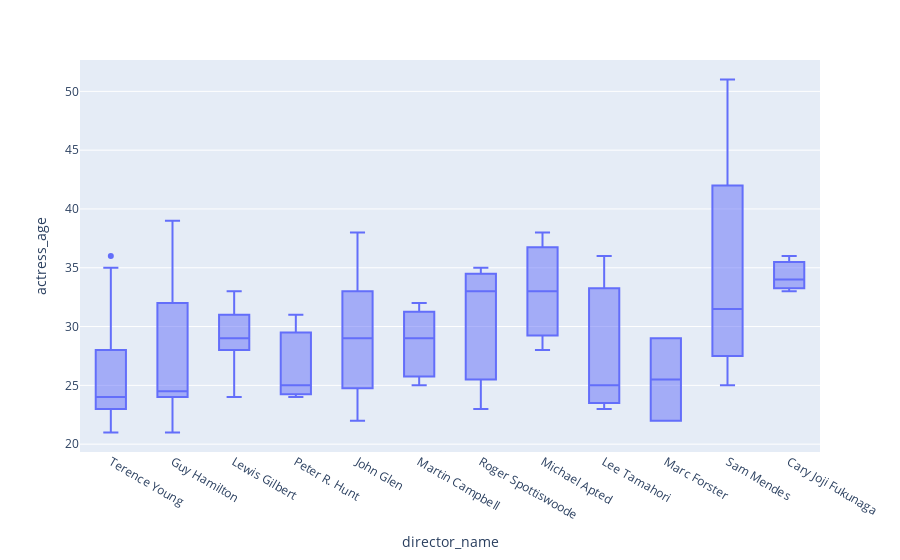

Write notebook code for a chart like this one.
### Code cell
fig=px.box(data,x='director_name',y='actress_age')
fig.show()

### Figure 1 — Plotly figure (JSON) as saved in the notebook; plotly's stock layout.template omitted (floating-point values rounded to 4 significant figures)
{"data": [{"alignmentgroup": "True", "hovertemplate": "director_name=%{x}<br>actress_age=%{y}<extra></extra>", "legendgroup": "", "marker": {"color": "#636efa"}, "name": "", "notched": false, "offsetgroup": "", "orientation": "v", "showlegend": false, "type": "box", "x": ["Terence Young", "Terence Young", "Terence Young", "Terence Young", "Terence Young", "Terence Young", "Guy Hamilton", "Guy Hamilton", "Guy Hamilton", "Guy Hamilton", "Guy Hamilton", "Terence Young", "Terence Young", "Terence Young", "Terence Young", "Lewis Gilbert", "Lewis Gilbert", "Lewis Gilbert", "Lewis Gilbert", "Peter R. Hunt", "Peter R. Hunt", "Peter R. Hunt", "Guy Hamilton", "Guy Hamilton", "Guy Hamilton", "Guy Hamilton", "Guy Hamilton", "Guy Hamilton", "Guy Hamilton", "Guy Hamilton", "John Glen", "Guy Hamilton", "Lewis Gilbert", "Lewis Gilbert", "Lewis Gilbert", "Lewis Gilbert", "Lewis Gilbert", "Lewis Gilbert", "John Glen", "John Glen", "John Glen", "John Glen", "John Glen", "John Glen", "John Glen", "John Glen", "John Glen", "John Glen", "Martin Campbell", "Martin Campbell", "Martin Campbell", "Roger Spottiswoode", "Roger Spottiswoode", "Roger Spottiswoode", "Michael Apted", "Michael Apted", "Michael Apted", "Lee Tamahori", "Lee Tamahori", "Lee Tamahori", "Martin Campbell", "Martin Campbell", "Marc Forster", "Marc Forster", "Sam Mendes", "Sam Mendes", "Sam Mendes", "Sam Mendes", "Cary Joji Fukunaga", "Cary Joji Fukunaga", "Cary Joji Fukunaga"], "x0": " ", "xaxis": "x", "y": [26, 36, 35, 21, 24, 23, 39, 27, 23, 33, 21, 24, 28, 23, 22, 24, 28, 31, 29, 31, 24, 25, 31, 25, 24, 36, 22, 24, 24, 32, 38, 24, 30, 28, 33, 32, 29, 28, 24, 23, 33, 33, 30, 37, 29, 27, 28, 22, 25, 31, 32, 35, 33, 23, 28, 33, 38, 36, 23, 25, 26, 29, 29, 22, 33, 25, 51, 30, 36, 34, 33], "y0": " ", "yaxis": "y"}], "layout": {"boxmode": "group", "legend": {"tracegroupgap": 0}, "margin": {"t": 60}, "xaxis": {"anchor": "y", "domain": [0, 1], "title": {"text": "director_name"}}, "yaxis": {"anchor": "x", "domain": [0, 1], "title": {"text": "actress_age"}}}}
